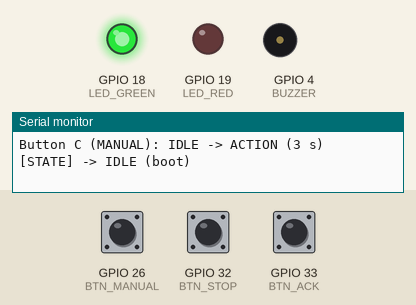
Recording of a program running on a simulated ESP32. On the bench: output pins drawn as LEDs (lit = HIGH), buzzer (waves = sounding, pin HIGH), the last lines printed to the serial monitor. Dashed ring = blinking. The inputs (shaded band) are chosen by the test bench; at power-on: GPIO 32 (BTN_STOP) HIGH, GPIO 33 (BTN_ACK) HIGH, GPIO 26 (BTN_MANUAL) HIGH.

Above: at 1.7 s.
1.8 s: GPIO 32 (BTN_STOP) pulled LOW for 0.15 s
At 2.3 s:
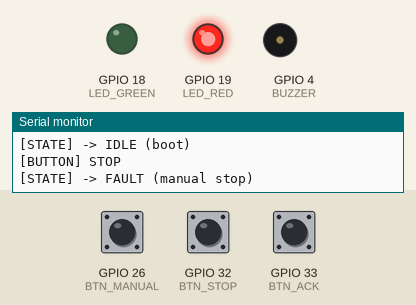
3.4 s: GPIO 32 (BTN_STOP) pulled LOW for 1 s
At 3.65 s:
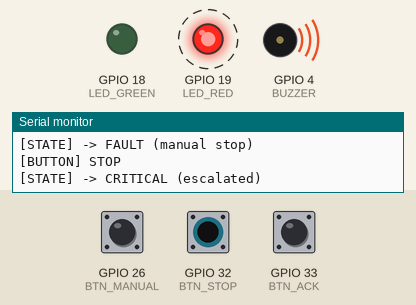
9.4 s: GPIO 33 (BTN_ACK) pulled LOW for 0.15 s
At 10.6 s:
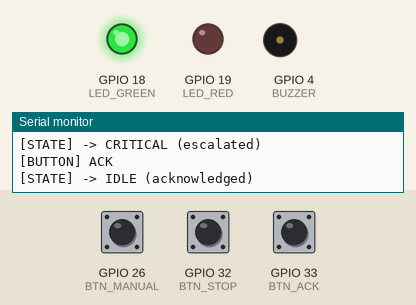
11.0 s: GPIO 26 (BTN_MANUAL) pulled LOW for 1 s
At 11.15 s:
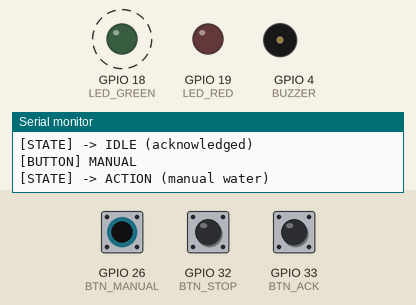
15.0 s: GPIO 26 (BTN_MANUAL) pulled LOW for 3.2 s
At 19.0 s:
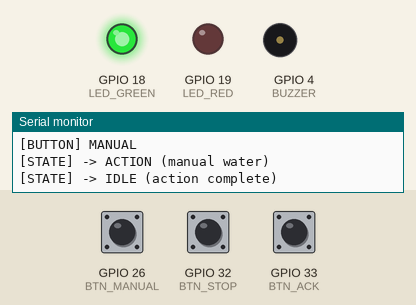
Timing chart, 0 to 20.5 s (numbered marks = the images above; inputs shaded):
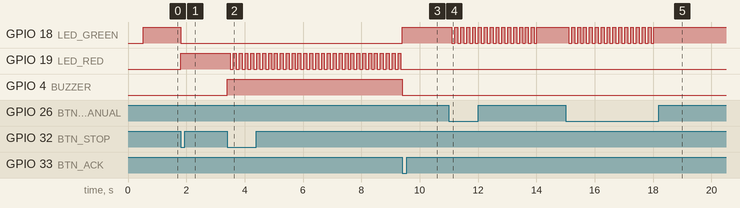

Measured:
- after the input at 1.8 s, GPIO 18 (LED_GREEN): HIGH → LOW at once; GPIO 19 (LED_RED): LOW → HIGH at once
- after the input at 3.4 s, GPIO 19 (LED_RED): alternates HIGH for 0.10 s and LOW for 0.10 s, starting after 0.11 s; GPIO 4 (BUZZER): LOW → HIGH at once
- after the input at 9.4 s, GPIO 18 (LED_GREEN): LOW → HIGH at once; GPIO 19 (LED_RED): stops changing and stays LOW; GPIO 4 (BUZZER): HIGH → LOW at once
- after the input at 11.0 s, GPIO 18 (LED_GREEN): alternates HIGH for 0.10 s and LOW for 0.10 s, 30 changes in all, then stays HIGH, starting after 0.10 s
- after the input at 15.0 s, GPIO 18 (LED_GREEN): alternates HIGH for 0.10 s and LOW for 0.10 s, 30 changes in all, then stays HIGH, starting after 0.11 s

The program:

main.cpp
```cpp
/*
 * Plant Autonomy Testbed — Phase 1 component test
 * Component under test: Active buzzer (audible alarm)
 * Components reused: 2 LEDs, 3 buttons (validated in 07-feedback-io and 08-buttons)
 *
 * Wiring:
 *   Green LED: GPIO18 -> anode; cathode -> 270 ohm -> GND
 *   Red LED:   GPIO19 -> anode; cathode -> 270 ohm -> GND
 *   Button A (STOP):   GPIO32, INPUT_PULLUP, other leg to GND
 *   Button B (ACK):    GPIO33, INPUT_PULLUP, other leg to GND
 *   Button C (MANUAL): GPIO26, INPUT_PULLUP, other leg to GND
 *   Buzzer driver:
 *     GPIO4 -> 1k ohm -> NPN base
 *     NPN emitter -> GND
 *     NPN collector -> buzzer (-)
 *     Buzzer (+) -> 5V rail
 *
 * State machine:
 *   IDLE      green steady, buzzer silent
 *   ACTION    green fast blink for 3 seconds -> IDLE, buzzer silent
 *   FAULT     red steady, buzzer silent
 *   CRITICAL  red fast blink, buzzer ON
 *
 * Button behavior:
 *   Button A (STOP):   IDLE/ACTION -> FAULT; FAULT -> CRITICAL (escalates)
 *   Button B (ACK):    FAULT or CRITICAL -> IDLE (silences buzzer)
 *   Button C (MANUAL): IDLE -> ACTION
 *
 * The STOP-from-FAULT escalation simulates "a fault that was not
 * acknowledged in time has become critical and now demands attention."
 * It also gives a single button (STOP) double duty for reaching CRITICAL
 * from any healthy state via two presses.
 */

#include <Arduino.h>

static const uint8_t  LED_GREEN  = 18;
static const uint8_t  LED_RED    = 19;
static const uint8_t  BTN_STOP   = 32;
static const uint8_t  BTN_ACK    = 33;
static const uint8_t  BTN_MANUAL = 26;
static const uint8_t  BUZZER     = 4;

enum State { IDLE, ACTION, FAULT, CRITICAL };
State state = IDLE;
uint32_t stateEnteredMs = 0;
uint32_t lastBlinkMs    = 0;
bool blinkOn = false;

int lastA = HIGH, lastB = HIGH, lastC = HIGH;

void setState(State s, const char* name) {
  state = s;
  stateEnteredMs = millis();
  blinkOn = false;
  digitalWrite(LED_GREEN, LOW);
  digitalWrite(LED_RED, LOW);
  digitalWrite(BUZZER, LOW);
  Serial.print(F("[STATE] -> "));
  Serial.println(name);
}

void renderState() {
  uint32_t now = millis();
  switch (state) {
    case IDLE:
      digitalWrite(LED_GREEN, HIGH);
      digitalWrite(LED_RED, LOW);
      digitalWrite(BUZZER, LOW);
      break;
    case ACTION:
      if (now - lastBlinkMs >= 100) {
        blinkOn = !blinkOn;
        digitalWrite(LED_GREEN, blinkOn ? HIGH : LOW);
        lastBlinkMs = now;
      }
      digitalWrite(LED_RED, LOW);
      digitalWrite(BUZZER, LOW);
      if (now - stateEnteredMs >= 3000) {
        setState(IDLE, "IDLE (action complete)");
      }
      break;
    case FAULT:
      digitalWrite(LED_GREEN, LOW);
      digitalWrite(LED_RED, HIGH);
      digitalWrite(BUZZER, LOW);
      break;
    case CRITICAL:
      digitalWrite(LED_GREEN, LOW);
      if (now - lastBlinkMs >= 100) {
        blinkOn = !blinkOn;
        digitalWrite(LED_RED, blinkOn ? HIGH : LOW);
        lastBlinkMs = now;
      }
      digitalWrite(BUZZER, HIGH);
      break;
  }
}

void handleButton(uint8_t pin, int &last, const char* label, void (*action)()) {
  int now = digitalRead(pin);
  if (now == LOW && last == HIGH) {
    Serial.print(F("[BUTTON] "));
    Serial.println(label);
    action();
  }
  last = now;
}

void onStop() {
  if (state == FAULT)             setState(CRITICAL, "CRITICAL (escalated)");
  else if (state != CRITICAL)     setState(FAULT,    "FAULT (manual stop)");
}
void onAck() {
  if (state == FAULT || state == CRITICAL) setState(IDLE, "IDLE (acknowledged)");
}
void onManual() {
  if (state == IDLE) setState(ACTION, "ACTION (manual water)");
}

void setup() {
  pinMode(LED_GREEN, OUTPUT);
  pinMode(LED_RED, OUTPUT);
  pinMode(BUZZER, OUTPUT);
  pinMode(BTN_STOP,   INPUT_PULLUP);
  pinMode(BTN_ACK,    INPUT_PULLUP);
  pinMode(BTN_MANUAL, INPUT_PULLUP);

  digitalWrite(BUZZER, LOW);  // explicit off at boot

  Serial.begin(115200);
  delay(500);
  Serial.println();
  Serial.println(F("Plant Autonomy Testbed - Buzzer + state machine test"));
  Serial.println(F("===================================================="));
  Serial.println(F("Button A (STOP):   IDLE/ACTION -> FAULT;  FAULT -> CRITICAL"));
  Serial.println(F("Button B (ACK):    FAULT or CRITICAL -> IDLE (silences buzzer)"));
  Serial.println(F("Button C (MANUAL): IDLE -> ACTION (3 s)"));
  Serial.println();

  setState(IDLE, "IDLE (boot)");
}

void loop() {
  handleButton(BTN_STOP,   lastA, "STOP",   onStop);
  handleButton(BTN_ACK,    lastB, "ACK",    onAck);
  handleButton(BTN_MANUAL, lastC, "MANUAL", onManual);
  renderState();
  delay(10);
}
```
